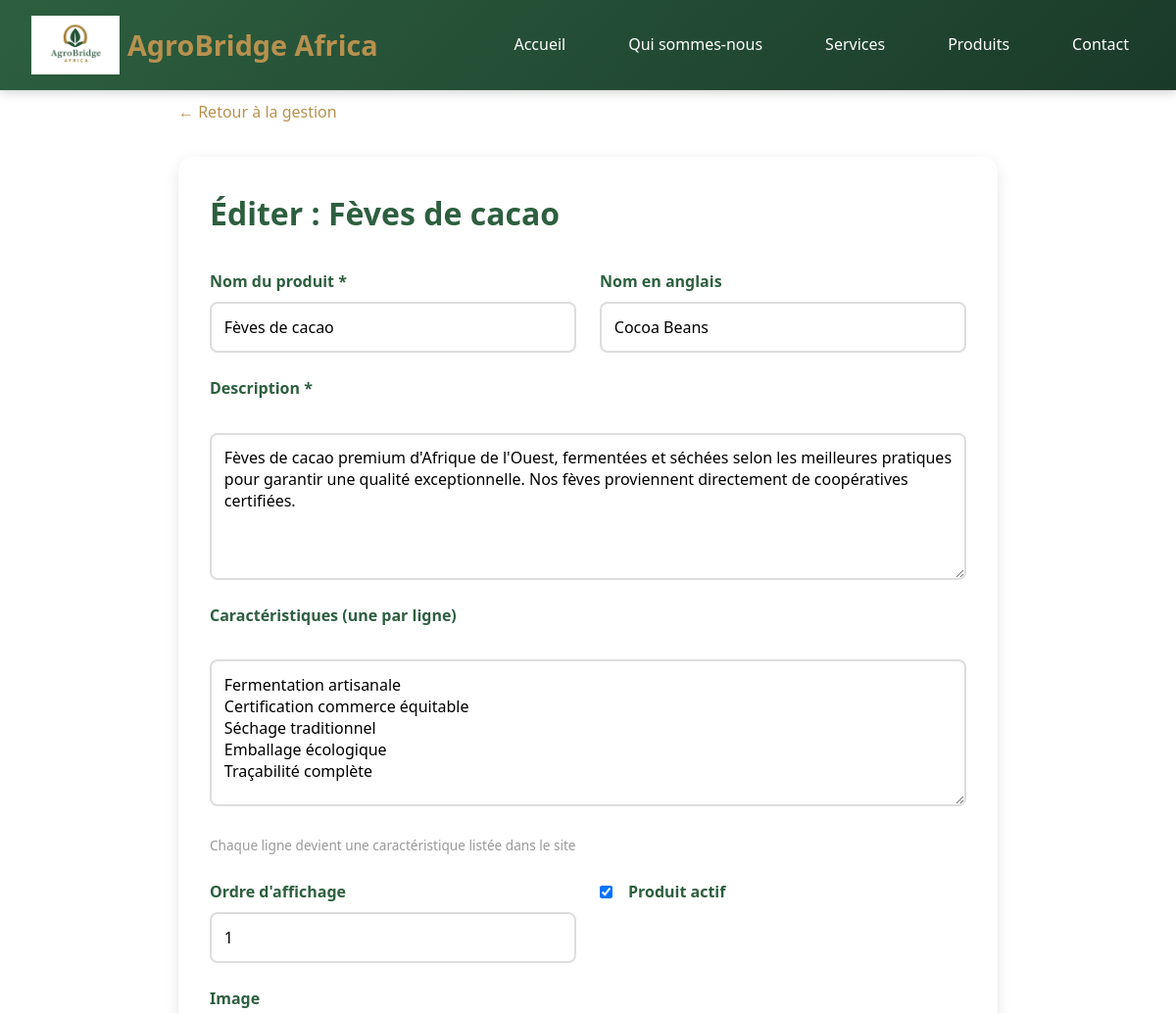
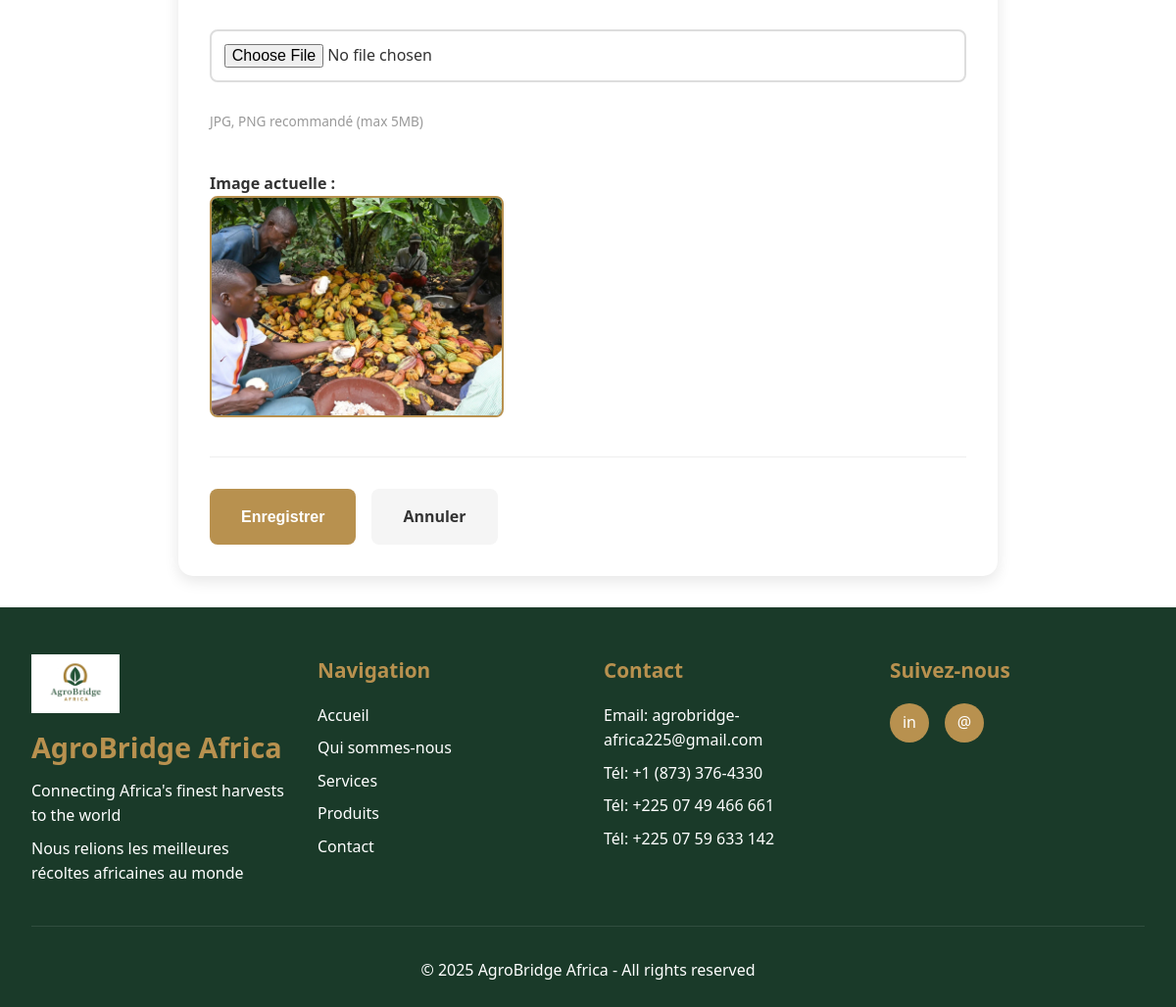
Screenshot of /dashboard/product/1/edit/ (signed in) with the database file from the repository (2 pictures, top to bottom).
### website/models.py (models this page shows, shortened)
class Product(models.Model):
    name = models.CharField(max_length=255)
    name_en = models.CharField(max_length=255, blank=True, help_text="Nom en anglais")
    description = models.TextField()
    features = models.TextField(help_text="Caractéristiques (une par ligne)")
    image = models.ImageField(upload_to='products/')
    order = models.IntegerField(default=0, help_text="Ordre d'affichage")
    is_active = models.BooleanField(default=True)
    created_at = models.DateTimeField(auto_now_add=True)
    updated_at = models.DateTimeField(auto_now=True)
    class Meta:
        ordering = ['order', '-created_at']
        verbose_name = 'Produit'
        verbose_name_plural = 'Produits'

### website/views.py (the view, shortened to what this page needs)
# urls.py: path('dashboard/product/<int:pk>/edit/', views.product_edit, name='product_edit'),
@login_required
def product_edit(request, pk=None):
    if not request.user.is_staff:
        return redirect('website:home')
    product = get_object_or_404(Product, pk=pk) if pk else None
    return render(request, 'website/product_edit.html', {'product': product})

### website/templates/website/product_edit.html (shortened to what this page needs)
{% extends 'website/base.html' %}
{% load static responsive_images %}
{% block content %}
<div class="product-edit-container">
    <a href="{% url 'website:products_manage' %}" class="back-link">← Retour à la gestion</a>
    <form method="POST" enctype="multipart/form-data" class="edit-form">
        <h1>{% if product %}Éditer : {{ product.name }}{% else %}Nouveau produit{% endif %}</h1>
        <div class="form-row">
            <div class="form-group">
                <label for="name">Nom du produit *</label>
                <input type="text" id="name" name="name" value="{{ product.name }}" required>
            </div>
            <div class="form-group">
                <label for="name_en">Nom en anglais</label>
                <input type="text" id="name_en" name="name_en" value="{{ product.name_en }}">
            </div>
        </div>
        <div class="form-group form-row full">
            <label for="description">Description *</label>
            <textarea id="description" name="description" required>{{ product.description }}</textarea>
        </div>
        <div class="form-group form-row full">
            <label for="features">Caractéristiques (une par ligne)</label>
            <textarea id="features" name="features">{{ product.features }}</textarea>
            <p class="help-text">Chaque ligne devient une caractéristique listée dans le site</p>
        </div>
        <div class="form-row">
            <div class="form-group">
                <label for="order">Ordre d'affichage</label>
                <input type="number" id="order" name="order" value="{{ product.order }}" min="0">
            </div>
            <div class="form-group">
                <label for="is_active">
                    <div class="checkbox-group">
                        <input type="checkbox" id="is_active" name="is_active" {% if product.is_active %}checked{% endif %}>
                        <span>Produit actif</span>
                    </div>
                </label>
            </div>
        </div>
        <div class="form-group form-row full">
            <label for="image">Image {% if not product %}*{% endif %}</label>
            <input type="file" id="image" name="image" accept="image/*" {% if not product %}required{% endif %}>
            <p class="help-text">JPG, PNG recommandé (max 5MB)</p>
            {% if product.image %}
            <div class="image-preview">
                <p><strong>Image actuelle :</strong></p>
                {% responsive_image product.image product.name %}
            </div>
            {% endif %}
        </div>
        <div class="form-actions">
            <button type="submit" class="btn btn-primary">Enregistrer</button>
            <a href="{% url 'website:products_manage' %}" class="btn btn-secondary">Annuler</a>
        </div>
    </form>
</div>
{% endblock %}

### static/css/animations.css (style rules this page uses)
:root { --anim-ease: cubic-bezier(.2,.9,.3,1); --stagger-step: 120ms; }

### website/templates/website/base.html (style rules this page uses)
* { margin: 0; padding: 0; box-sizing: border-box; }
:root { --primary-green: #2d5f3f; --primary-gold: #b8914f; --light-green: #4a8f5e; --light-gold: #d4a56a; --dark-green: #1a3a29; --white: #ffffff; --light-gray: #f5f5f5; --text-dark: #333333; }
body { font-family: 'Segoe UI', Tahoma, Geneva, Verdana, sans-serif; line-height: 1.6; color: var(--text-dark); min-height: 100vh; display: flex; flex-direction: column; }
img { border-radius: 50%; object-fit: cover; }

### website/templates/website/product_edit.html (style rules this page uses)
.product-edit-container { max-width: 900px; margin: 0 auto; padding: 2rem; }
.back-link { display: inline-block; color: var(--primary-gold); text-decoration: none; margin-bottom: 2rem; transition: all 0.3s; }
.edit-form { background: white; padding: 2rem; border-radius: 15px; box-shadow: 0 5px 15px rgba(0,0,0,0.1); }
.edit-form h1 { color: var(--primary-green); margin-bottom: 2rem; }
.form-row { display: grid; grid-template-columns: 1fr 1fr; gap: 1.5rem; }
.form-row.full { grid-template-columns: 1fr; }
.form-group { margin-bottom: 1.5rem; }
.form-group label { display: block; color: var(--primary-green); font-weight: 600; margin-bottom: 0.5rem; }
.form-group input, .form-group textarea, .form-group select { width: 100%; padding: 0.8rem; border: 2px solid #ddd; border-radius: 8px; font-family: inherit; font-size: 1rem; transition: all 0.3s; }
.form-group textarea { resize: vertical; min-height: 150px; }
.checkbox-group { display: flex; align-items: center; gap: 1rem; }
.checkbox-group input[type="checkbox"] { width: auto; }
.image-preview { margin-top: 1rem; }
.image-preview img { max-width: 300px; max-height: 300px; border-radius: 8px; border: 2px solid var(--primary-gold); }
.form-actions { display: flex; gap: 1rem; margin-top: 2rem; padding-top: 2rem; border-top: 1px solid #eee; }
.btn { padding: 1rem 2rem; border: none; border-radius: 8px; font-weight: bold; cursor: pointer; transition: all 0.3s; text-decoration: none; display: inline-block; font-size: 1rem; }
.btn-primary { background: var(--primary-gold); color: white; }
.btn-secondary { background: var(--light-gray); color: var(--text-dark); }
.help-text { font-size: 0.85rem; color: #999; margin-top: 0.3rem; }

### rows the page displays
Product: name "Fèves de cacao", name_en "Cocoa Beans", description "Fèves de cacao premium d'Afrique de l'Ouest, fermentées et séchées selon les meilleures pratiques pour garantir une qualité exceptionnelle. Nos fèves proviennent directement de coopératives certifiées.", features "Fermentation artisanale Certification commerce équitable Séchage traditionnel Emballage écologique Traçabilité complète", order "1", is_active "☑", image+name (picture)
